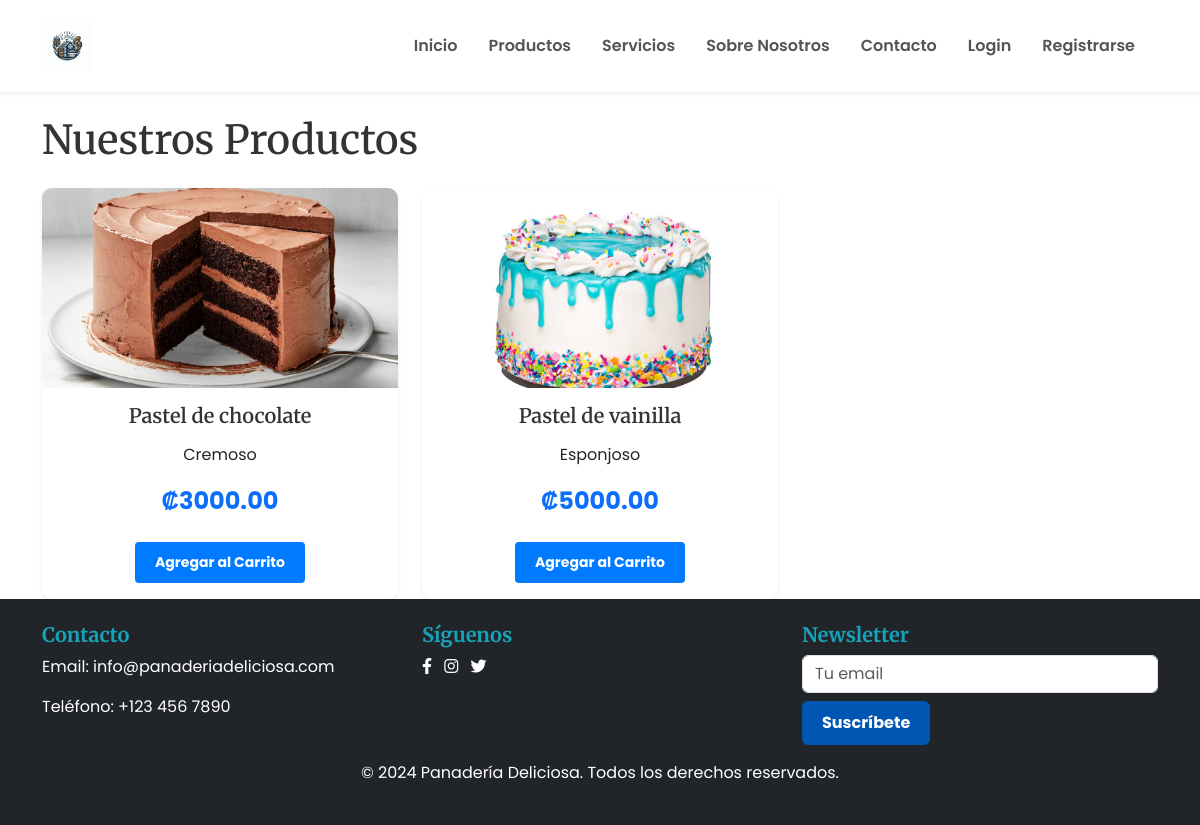
Before: /productos/ with the older database file.
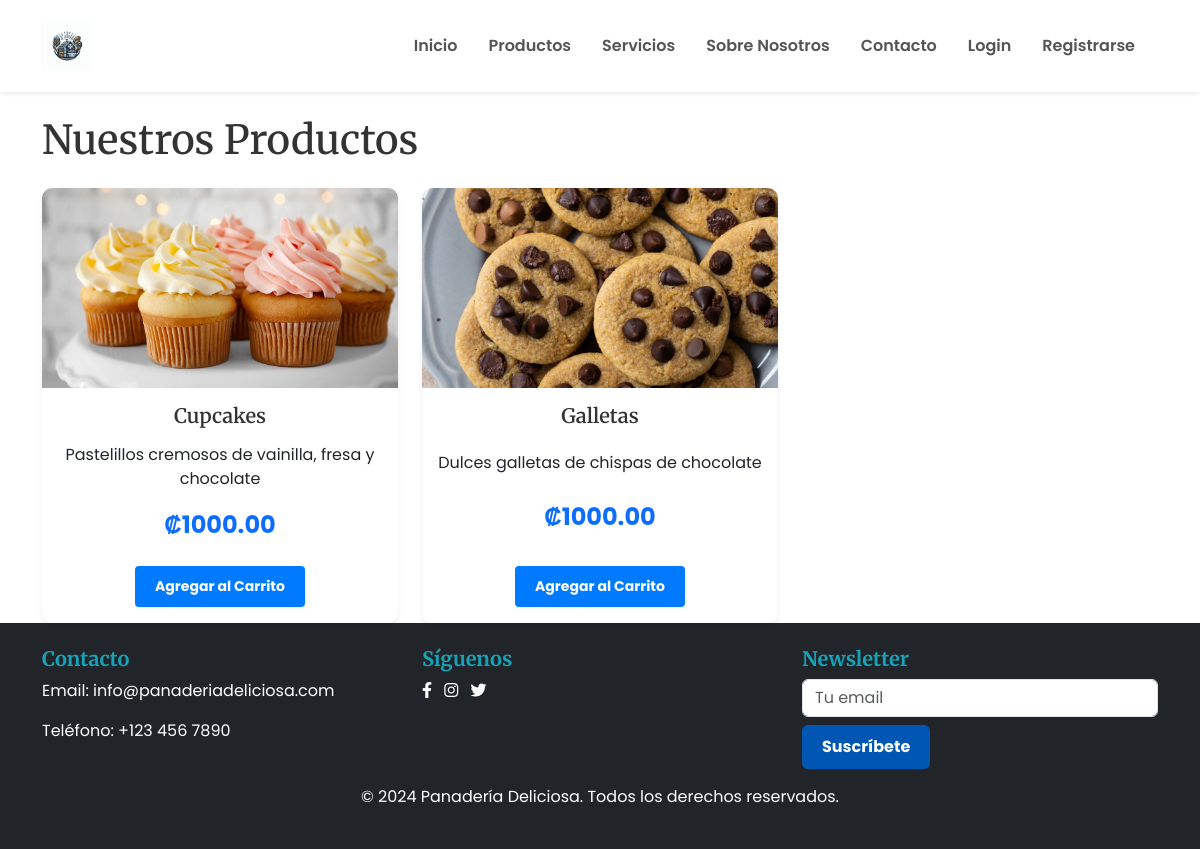
After: the same page with the newer database file.
### ProyectoMenu/models.py (models this page shows, shortened)
class Product(models.Model):
    name = models.CharField(max_length=100)
    description = models.TextField()
    price = models.DecimalField(max_digits=10, decimal_places=2)
    image = models.ImageField(upload_to='products/')
    featured = models.BooleanField(default=False)

### ProyectoMenu/views.py (the view)
# urls.py: path('productos/', views.productos, name='productos'),
def productos(request):
    products = Product.objects.all()
    return render(request, 'paginas/productos.html', {'products': products})

### ProyectoMenu/templates/paginas/productos.html (shortened to what this page needs)
{% extends 'base.html' %}
{% load static %}
{% block contenido %}
    <div class="container mt-4">
        <h1 class="mb-4">Nuestros Productos</h1>
        <section class="row g-4">
            {% for product in products %}
            <div class="col-md-4">
                <div class="card product-card border-0 shadow-sm">
                    <img src="{{ product.image.url }}" alt="{{ product.name }}" class="card-img-top">
                    <div class="card-body text-center">
                        <h5 class="card-title">{{ product.name }}</h5>
                        <p class="card-text">{{ product.description }}</p>
                        <p class="price text-primary fs-4">₡{{ product.price }}</p>
                        <form method="post" action="{% url 'add_to_cart' product.id %}">
                            <button type="submit" class="btn btn-primary btn-sm mt-2">Agregar al Carrito</button>
                        </form>
                    </div>
                </div>
            </div>
            {% endfor %}
        </section>
    </div>
{% endblock %}

Changed rows visible on the page:
removed Product: image (picture), name "Pastel de chocolate", description "Cremoso", price "3000.00"
removed Product: image (picture), name "Pastel de vainilla", description "Esponjoso", price "5000.00"
added Product: image (picture), name "Cupcakes", description "Pastelillos cremosos de vainilla, fresa y chocolate", price "1000.00"
added Product: image (picture), name "Galletas", description "Dulces galletas de chispas de chocolate", price "1000.00"
